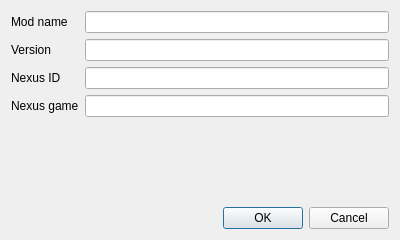
<?xml version="1.0" encoding="UTF-8"?>
<ui version="4.0">
 <class>EditModDialog</class>
 <widget class="QDialog" name="EditModDialog">
  <property name="geometry">
   <rect>
    <x>0</x>
    <y>0</y>
    <width>400</width>
    <height>240</height>
   </rect>
  </property>
  <property name="maximumSize">
   <size>
    <width>16777215</width>
    <height>240</height>
   </size>
  </property>
  <property name="windowTitle">
   <string>Edit mod - Mod Placer</string>
  </property>
  <property name="modal">
   <bool>true</bool>
  </property>
  <layout class="QFormLayout" name="formLayout">
   <item row="5" column="1">
    <widget class="QDialogButtonBox" name="buttonBox">
     <property name="orientation">
      <enum>Qt::Horizontal</enum>
     </property>
     <property name="standardButtons">
      <set>QDialogButtonBox::Cancel|QDialogButtonBox::Ok</set>
     </property>
    </widget>
   </item>
   <item row="0" column="1">
    <widget class="QLineEdit" name="nameLineEdit"/>
   </item>
   <item row="0" column="0">
    <widget class="QLabel" name="nameLabel">
     <property name="text">
      <string>Mod name</string>
     </property>
     <property name="buddy">
      <cstring>nameLineEdit</cstring>
     </property>
    </widget>
   </item>
   <item row="1" column="1">
    <widget class="QLineEdit" name="versionLineEdit"/>
   </item>
   <item row="1" column="0">
    <widget class="QLabel" name="versionLabel">
     <property name="text">
      <string>Version</string>
     </property>
    </widget>
   </item>
   <item row="2" column="1">
    <widget class="QLineEdit" name="idLineEdit"/>
   </item>
   <item row="2" column="0">
    <widget class="QLabel" name="idLabel">
     <property name="text">
      <string>Nexus ID</string>
     </property>
    </widget>
   </item>
   <item row="3" column="1">
    <widget class="QLineEdit" name="gameLineEdit"/>
   </item>
   <item row="3" column="0">
    <widget class="QLabel" name="gameLabel">
     <property name="text">
      <string>Nexus game</string>
     </property>
    </widget>
   </item>
   <item row="4" column="1">
    <spacer name="verticalSpacer">
     <property name="orientation">
      <enum>Qt::Vertical</enum>
     </property>
     <property name="sizeHint" stdset="0">
      <size>
       <width>20</width>
       <height>40</height>
      </size>
     </property>
    </spacer>
   </item>
  </layout>
 </widget>
 <resources/>
 <connections>
  <connection>
   <sender>buttonBox</sender>
   <signal>accepted()</signal>
   <receiver>EditModDialog</receiver>
   <slot>accept()</slot>
   <hints>
    <hint type="sourcelabel">
     <x>248</x>
     <y>254</y>
    </hint>
    <hint type="destinationlabel">
     <x>157</x>
     <y>274</y>
    </hint>
   </hints>
  </connection>
  <connection>
   <sender>buttonBox</sender>
   <signal>rejected()</signal>
   <receiver>EditModDialog</receiver>
   <slot>reject()</slot>
   <hints>
    <hint type="sourcelabel">
     <x>316</x>
     <y>260</y>
    </hint>
    <hint type="destinationlabel">
     <x>286</x>
     <y>274</y>
    </hint>
   </hints>
  </connection>
 </connections>
</ui>
